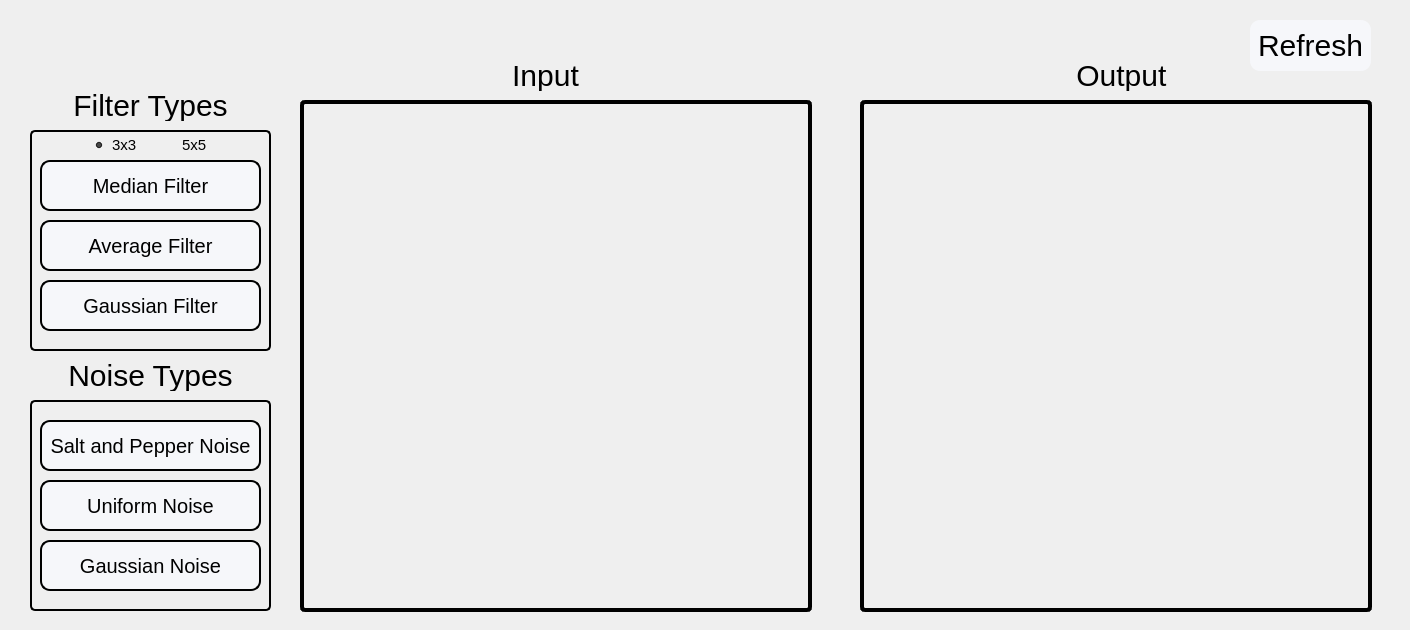
    <widget class="QWidget" name="FilterTab">
     <attribute name="icon">
      <iconset>
       <normaloff>:/Icons/FilterIcon.png</normaloff>:/Icons/FilterIcon.png</iconset>
     </attribute>
     <attribute name="title">
      <string>Filter</string>
     </attribute>
     <widget class="QFrame" name="ImagesFrame">
      <property name="geometry">
       <rect>
        <x>280</x>
        <y>50</y>
        <width>1121</width>
        <height>571</height>
       </rect>
      </property>
      <property name="styleSheet">
       <string notr="true">background-color: transparent;
border-radius:5px;</string>
      </property>
      <property name="frameShape">
       <enum>QFrame::StyledPanel</enum>
      </property>
      <property name="frameShadow">
       <enum>QFrame::Raised</enum>
      </property>
      <widget class="QLabel" name="outputImageLabel">
       <property name="geometry">
        <rect>
         <x>750</x>
         <y>10</y>
         <width>191</width>
         <height>31</height>
        </rect>
       </property>
       <property name="styleSheet">
        <string notr="true">font-family: Impact, Haettenschweiler, 'Arial Narrow Bold', sans-serif;
font-size: 30px;
color: black;
background-color:transparent;</string>
       </property>
       <property name="text">
        <string>Output </string>
       </property>
       <property name="alignment">
        <set>Qt::AlignCenter</set>
       </property>
      </widget>
      <widget class="QLabel" name="inputImageLabel">
       <property name="geometry">
        <rect>
         <x>170</x>
         <y>10</y>
         <width>191</width>
         <height>31</height>
        </rect>
       </property>
       <property name="styleSheet">
        <string notr="true">font-family: Impact, Haettenschweiler, 'Arial Narrow Bold', sans-serif;
font-size: 30px;
color: black;
background-color:transparent;</string>
       </property>
       <property name="text">
        <string>Input</string>
       </property>
       <property name="alignment">
        <set>Qt::AlignCenter</set>
       </property>
      </widget>
      <widget class="QLabel" name="filter_inputImage">
       <property name="geometry">
        <rect>
         <x>20</x>
         <y>50</y>
         <width>512</width>
         <height>512</height>
        </rect>
       </property>
       <property name="styleSheet">
        <string notr="true">border: 4px solid black;
</string>
       </property>
       <property name="text">
        <string/>
       </property>
       <property name="scaledContents">
        <bool>true</bool>
       </property>
       <property name="alignment">
        <set>Qt::AlignCenter</set>
       </property>
      </widget>
      <widget class="QLabel" name="filter_outputImage">
       <property name="geometry">
        <rect>
         <x>580</x>
         <y>50</y>
         <width>512</width>
         <height>512</height>
        </rect>
       </property>
       <property name="styleSheet">
        <string notr="true">border: 4px solid black;
</string>
       </property>
       <property name="text">
        <string/>
       </property>
       <property name="scaledContents">
        <bool>true</bool>
       </property>
       <property name="alignment">
        <set>Qt::AlignCenter</set>
       </property>
      </widget>
     </widget>
     <widget class="QPushButton" name="RefreshButton">
      <property name="geometry">
       <rect>
        <x>1250</x>
        <y>20</y>
        <width>121</width>
        <height>51</height>
       </rect>
      </property>
      <property name="styleSheet">
       <string notr="true">QPushButton{
border-width: 2px;
border-radius: 10px;
font-family: Impact, Haettenschweiler, 'Arial Narrow Bold', sans-serif;
font-size: 30px;
color: black;
background-color: rgb(246, 247, 250);
}

QPushButton:hover:!pressed{
	background-color: qlineargradient(x1: 0.5, y1: 1, x2: 0.5, y2: 1, stop: 0 #dadbde, stop: 1 #f6f7fa);
}</string>
      </property>
      <property name="text">
       <string>Refresh</string>
      </property>
      <property name="icon">
       <iconset>
        <normaloff>:/Icons/convert_color_to_gray.png</normaloff>:/Icons/convert_color_to_gray.png</iconset>
      </property>
      <property name="iconSize">
       <size>
        <width>50</width>
        <height>50</height>
       </size>
      </property>
     </widget>
     <widget class="QWidget" name="Filtering" native="true">
      <property name="geometry">
       <rect>
        <x>30</x>
        <y>130</y>
        <width>241</width>
        <height>221</height>
       </rect>
      </property>
      <property name="styleSheet">
       <string notr="true">QWidget{
border: 2px solid;
border-radius: 5px;
}</string>
      </property>
      <widget class="QPushButton" name="AverageFilterButton">
       <property name="geometry">
        <rect>
         <x>10</x>
         <y>90</y>
         <width>221</width>
         <height>51</height>
        </rect>
       </property>
       <property name="styleSheet">
        <string notr="true">QPushButton{
border-style: solid;
border-width: 2px;
border-radius: 10px;
font-family: Impact, Haettenschweiler, 'Arial Narrow Bold', sans-serif;
font-size: 20px;
color: black;
background-color: rgb(246, 247, 250);
}

QPushButton:hover:!pressed{
	background-color: qlineargradient(x1: 0.5, y1: 1, x2: 0.5, y2: 1, stop: 0 #dadbde, stop: 1 #f6f7fa);
}</string>
       </property>
       <property name="text">
        <string>Average Filter</string>
       </property>
      </widget>
      <widget class="QPushButton" name="MedianFilterButton">
       <property name="geometry">
        <rect>
         <x>10</x>
         <y>30</y>
         <width>221</width>
         <height>51</height>
        </rect>
       </property>
       <property name="styleSheet">
        <string notr="true">QPushButton{
border-style: solid;
border-width: 2px;
border-radius: 10px;
font-family: Impact, Haettenschweiler, 'Arial Narrow Bold', sans-serif;
font-size: 20px;
color: black;
background-color: rgb(246, 247, 250);
}

QPushButton:hover:!pressed{
	background-color: qlineargradient(x1: 0.5, y1: 1, x2: 0.5, y2: 1, stop: 0 #dadbde, stop: 1 #f6f7fa);
}</string>
       </property>
       <property name="text">
        <string>Median Filter</string>
       </property>
      </widget>
      <widget class="QPushButton" name="GaussianFilterButton">
       <property name="geometry">
        <rect>
         <x>10</x>
         <y>150</y>
         <width>221</width>
         <height>51</height>
        </rect>
       </property>
       <property name="styleSheet">
        <string notr="true">QPushButton{
border-style: solid;
border-width: 2px;
border-radius: 10px;
font-family: Impact, Haettenschweiler, 'Arial Narrow Bold', sans-serif;
font-size: 20px;
color: black;
background-color: rgb(246, 247, 250);
}

QPushButton:hover:!pressed{
	background-color: qlineargradient(x1: 0.5, y1: 1, x2: 0.5, y2: 1, stop: 0 #dadbde, stop: 1 #f6f7fa);
}</string>
       </property>
       <property name="text">
        <string>Gaussian Filter</string>
       </property>
      </widget>
      <widget class="QRadioButton" name="Radio3x3Kernal">
       <property name="geometry">
        <rect>
         <x>60</x>
         <y>5</y>
         <width>50</width>
         <height>20</height>
        </rect>
       </property>
       <property name="styleSheet">
        <string notr="true">font-family: Impact, Haettenschweiler, 'Arial Narrow Bold', sans-serif;
font-size: 15px;
color: black;
background-color:transparent;
border-color: transparent</string>
       </property>
       <property name="text">
        <string>3x3</string>
       </property>
       <property name="checked">
        <bool>true</bool>
       </property>
      </widget>
      <widget class="QRadioButton" name="Radio5x5Kernal">
       <property name="geometry">
        <rect>
         <x>130</x>
         <y>5</y>
         <width>50</width>
         <height>20</height>
        </rect>
       </property>
       <property name="styleSheet">
        <string notr="true">font-family: Impact, Haettenschweiler, 'Arial Narrow Bold', sans-serif;
font-size: 15px;
color: black;
background-color:transparent;
border-color: transparent</string>
       </property>
       <property name="text">
        <string>5x5</string>
       </property>
      </widget>
     </widget>
     <widget class="QWidget" name="Noise" native="true">
      <property name="geometry">
       <rect>
        <x>30</x>
        <y>400</y>
        <width>241</width>
        <height>211</height>
       </rect>
      </property>
      <property name="styleSheet">
       <string notr="true">border: 2px solid;
border-radius: 5px;</string>
      </property>
      <widget class="QPushButton" name="UniformNoiseButton">
       <property name="geometry">
        <rect>
         <x>10</x>
         <y>80</y>
         <width>221</width>
         <height>51</height>
        </rect>
       </property>
       <property name="styleSheet">
        <string notr="true">QPushButton{
border-style: solid;
border-width: 2px;
border-radius: 10px;
font-family: Impact, Haettenschweiler, 'Arial Narrow Bold', sans-serif;
font-size: 20px;
color: black;
background-color: rgb(246, 247, 250);
}

QPushButton:hover:!pressed{
	background-color: qlineargradient(x1: 0.5, y1: 1, x2: 0.5, y2: 1, stop: 0 #dadbde, stop: 1 #f6f7fa);
}</string>
       </property>
       <property name="text">
        <string>Uniform Noise</string>
       </property>
      </widget>
      <widget class="QPushButton" name="SaltPepperNoiseButton">
       <property name="geometry">
        <rect>
         <x>10</x>
         <y>20</y>
         <width>221</width>
         <height>51</height>
        </rect>
       </property>
       <property name="styleSheet">
        <string notr="true">QPushButton{
border-style: solid;
border-width: 2px;
border-radius: 10px;
font-family: Impact, Haettenschweiler, 'Arial Narrow Bold', sans-serif;
font-size: 20px;
color: black;
background-color: rgb(246, 247, 250);
}

QPushButton:hover:!pressed{
	background-color: qlineargradient(x1: 0.5, y1: 1, x2: 0.5, y2: 1, stop: 0 #dadbde, stop: 1 #f6f7fa);
}</string>
       </property>
       <property name="text">
        <string>Salt and Pepper Noise</string>
       </property>
      </widget>
      <widget class="QPushButton" name="GaussianNoiseButton">
       <property name="geometry">
        <rect>
         <x>10</x>
         <y>140</y>
         <width>221</width>
         <height>51</height>
        </rect>
       </property>
       <property name="styleSheet">
        <string notr="true">QPushButton{
border-style: solid;
border-width: 2px;
border-radius: 10px;
font-family: Impact, Haettenschweiler, 'Arial Narrow Bold', sans-serif;
font-size: 20px;
color: black;
background-color: rgb(246, 247, 250);
}

QPushButton:hover:!pressed{
	background-color: qlineargradient(x1: 0.5, y1: 1, x2: 0.5, y2: 1, stop: 0 #dadbde, stop: 1 #f6f7fa);
}</string>
       </property>
       <property name="text">
        <string>Gaussian Noise</string>
       </property>
      </widget>
     </widget>
     <widget class="QLabel" name="FilterLabel">
      <property name="geometry">
       <rect>
        <x>30</x>
        <y>90</y>
        <width>241</width>
        <height>31</height>
       </rect>
      </property>
      <property name="styleSheet">
       <string notr="true">font-family: Impact, Haettenschweiler, 'Arial Narrow Bold', sans-serif;
font-size: 30px;
color: black;
background-color:transparent;
border-color: transparent</string>
      </property>
      <property name="text">
       <string>Filter Types</string>
      </property>
      <property name="alignment">
       <set>Qt::AlignCenter</set>
      </property>
     </widget>
     <widget class="QLabel" name="NoiseLabel">
      <property name="geometry">
       <rect>
        <x>30</x>
        <y>360</y>
        <width>241</width>
        <height>31</height>
       </rect>
      </property>
      <property name="styleSheet">
       <string notr="true">font-family: Impact, Haettenschweiler, 'Arial Narrow Bold', sans-serif;
font-size: 30px;
color: black;
background-color:transparent;
border-color: transparent</string>
      </property>
      <property name="text">
       <string>Noise Types</string>
      </property>
      <property name="alignment">
       <set>Qt::AlignCenter</set>
      </property>
     </widget>
    </widget>
